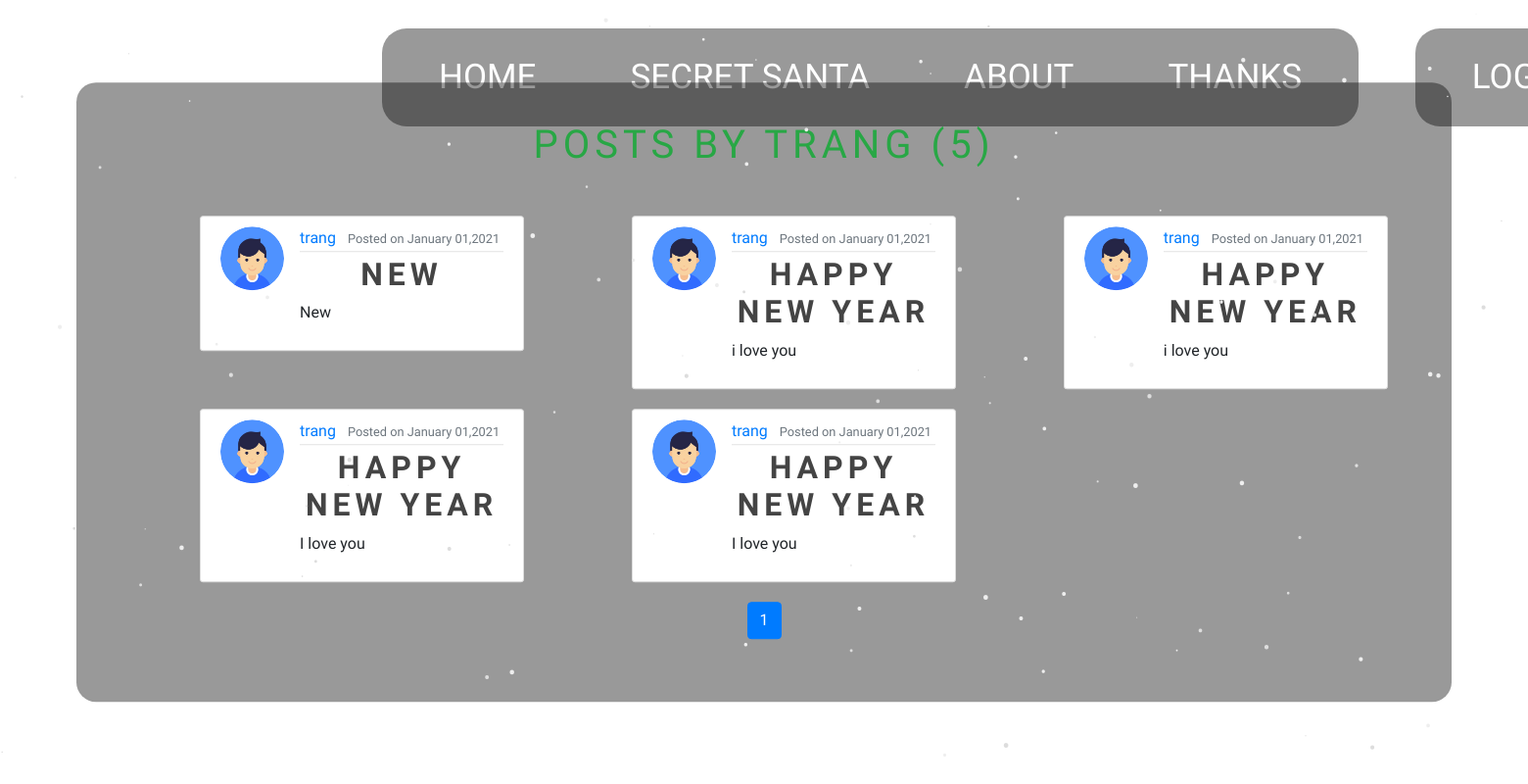
The app's page /user/trang with its own data.
### SecretSanta/models.py (models this page shows, shortened)
class User(db.Model, UserMixin):
    id = db.Column(db.Integer, primary_key=True)
    username = db.Column(db.String(12), unique=True, nullable=False)
    email = db.Column(db.String(30), unique=True, nullable=False)
    image_file = db.Column(db.String(20),
                           nullable=False,
                           default='default.png')
    password = db.Column(db.String(60), nullable=False)
    posts = db.relationship('Post', backref='author', lazy=True)

class Post(db.Model):
    id = db.Column(db.Integer, primary_key=True)
    title = db.Column(db.String(100), nullable=False)
    date_posted = db.Column(db.DateTime,
                            nullable=False,
                            default=datetime.utcnow)
    content = db.Column(db.Text, nullable=False)
    user_id = db.Column(db.Integer, db.ForeignKey('user.id'), nullable=False)

### SecretSanta/routes.py (the view)
@app.route("/user/<string:username>")
def user_posts(username):
    page = request.args.get('page', 1, type=int)
    user = User.query.filter_by(username=username).first_or_404()
    posts = Post.query.filter_by(author=user)\
        .order_by(Post.date_posted.desc())\
        .paginate(page=page,per_page=12)
    return render_template("user_posts.html",
                           title="User Post",
                           posts=posts,
                           user=user)

### SecretSanta/templates/user_posts.html (shortened to what this page needs)
{% extends "base.html" %} {% block body %}
<div class="wrapper-post">
    <h1 class = "mb-5 text-success ">Posts by {{user.username}} ({{posts.total}})</h1>
  <link
    rel="stylesheet"
    href="https://maxcdn.bootstrapcdn.com/bootstrap/4.0.0/css/bootstrap.min.css"
  />
  {% for post in posts.items %}
  <section class="display-content">
    <article class="media content-section">
      <img
        class="rounded-circle article-img"
        src="{{url_for('static', filename='profile_pics/'+ post.author.image_file)}}"
      />
      <div class="media-body">
        <div class="article-metadata">
          <a class="mr-2" href="{{url_for('user_posts',username=post.author.username)}}">{{post.author.username}}</a>
          <small class="text-muted"
            >Posted on {{ post.date_posted.strftime('%B %d,%Y') }}</small
          >
        </div>
        <h2>
          <a class="article-title" href="{{url_for('post',post_id=post.id)}}"
            >{{post.title}}</a
          >
        </h2>
        <p class="article-content">{{ post.content }}</p>
      </div>
    </article>
  </section>
  {% endfor %}
  {% for page_num in posts.iter_pages(left_edge=1,right_edge=1,left_current=1,right_current=2) %}
  {% if page_num %}
    {% if posts.page == page_num %}
      <div class="justify-content-center d-flex flex-row" >
        <a
          class="btn btn-primary mb-4"
          href="{{url_for('thanks',page=page_num)}}"
          >{{page_num}}</a
        >
      {% endif %}
  {% endif %}
  {% endfor %}
</div>
{% endblock body%}

### SecretSanta/templates/base.html (shortened to what this page needs)
<!DOCTYPE html>
<html>
  <head>
    <link
      rel="stylesheet"
      type="text/css"
      href="{{url_for('static',filename='main.css')}}"
    />
    <link
      rel="stylesheet"
      href="https://use.fontawesome.com/releases/v5.8.1/css/all.css"
    />
  </head>
  <body>
    <div class="nav-bar">
      <ul class="menu-bar">
        <li class="nav"><a href="{{url_for('home')}}">HOME</a></li>
        <li class="nav">
          <a href="{{url_for('secretsanta')}}">SECRET SANTA</a>
        </li>
        <li class="nav"><a href="{{url_for('about')}}">ABOUT</a></li>
        <li class="nav"><a href="{{url_for('thanks')}}">THANKS</a></li>
      </ul>
      <ul class="users">
        {% if current_user.is_authenticated %}
        <li class="nav"><a href="{{url_for('new_post')}}">POST</a></li>
        <li class="nav"><a href="{{url_for('profile')}}">PROFILE</a></li>
        <li class="nav"><a href="{{url_for('logout')}}">LOG OUT</a></li>
        {% else %}
        <li class="nav"><a href="{{url_for('login')}}">LOG IN</a></li>
        {% endif %}
      </ul>
    </div>
     {%block body%}{%endblock body%}
  </body>
</html>

### SecretSanta/static/main.css (style rules this page uses)
body, html { background: url(/static/img/background.jpg) center; height: 100%; margin: 0; font-family: "Gochi Hand", cursive !important; }
.nav-bar { display: flex; margin-left: 25%; margin-right: 38%; }
.menu-bar, .users { margin-top: 5%; border-radius: 25px; display: inline-flex; background-color: rgba(0, 0, 0, 0.4); -webkit-backdrop-filter: blur(10px); backdrop-filter: blur(10px); align-items: center; padding: 0 10px; }
.users { margin-left: 10%; }
.menu-bar li, .users li { list-style: none; padding: 12px 16px; margin: 0 8px; position: relative; cursor: pointer; white-space: nowrap; font-size: 20px; }
.nav-bar ul li a { text-decoration: none; color: #fff; padding: 12px 16px; margin: 0 8px; position: relative; cursor: pointer; white-space: nowrap; font-size: 35px; }
.menu-bar li::before, .users li::before { content: " "; position: absolute; top: 0; left: 0; height: 100%; width: 100%; z-index: -1; transition: 0.2s; border-radius: 25px; }
h1 { text-align: center; font-size: 1em; text-transform: uppercase; letter-spacing: 5px; color: #e8edec; font-size: 60px; color: rgb(240, 162, 2); }
h2 { text-align: center; font-size: 1em; text-transform: uppercase; letter-spacing: 5px; color: #e8edec; font-size: 40px; color: rgb(239, 47, 60); }
.wrapper-post { width: 90%; height: auto; padding: 40px 40px; position: absolute; top: 50%; left: 50%; transform: translate(-50%, -50%); border-radius: 20px; background-color: rgba(0, 0, 0, 0.4); }
.content-section { background: #ffffff; padding: 10px 20px; border: 1px solid #dddddd; border-radius: 3px; margin-bottom: 20px; }
.article-title { color: #444444; font-weight: bold; }
.article-content { white-space: pre-line; }
.article-img { height: 65px; width: 65px; margin-right: 16px; }
.article-metadata { padding-bottom: 1px; margin-bottom: 4px; border-bottom: 1px solid #e3e3e3; }
.display-content { display: inline-block; margin: 0 1.5%; width: 30%; padding-left: 5%; }

### records on screen
User: username "TRANG"
Post: image_file (placeholder picture), author.username "trang", date_posted "January 01,2021", title "NEW", content "New"
Post: image_file (placeholder picture), author.username "trang", date_posted "January 01,2021", title "HAPPY NEW YEAR", content "i love you"
Post: image_file (placeholder picture), author.username "trang", date_posted "January 01,2021", title "HAPPY NEW YEAR", content "i love you"
Post: image_file (placeholder picture), author.username "trang", date_posted "January 01,2021", title "HAPPY NEW YEAR", content "I love you"
Post: image_file (placeholder picture), author.username "trang", date_posted "January 01,2021", title "HAPPY NEW YEAR", content "I love you"

### other values on screen
{{ posts.total }} "5"
{{ page_num }} "1"
